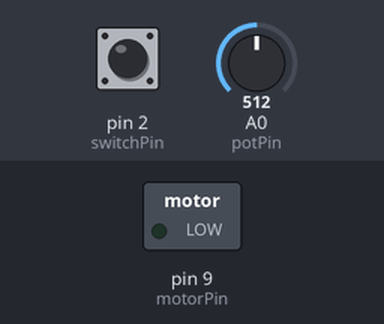
Bench run of a sketch on a simulated Arduino Uno, built with avr-gcc and run on an emulated ATmega328P. On the bench: switched loads named in the sketch (green lamp = pin HIGH). Inputs (shaded band) come from the test bench; at power-on: pin 2 (switchPin) LOW, A0 (potPin) = 512. What the sketch prints to the serial monitor is not drawn.

Above: at 1.2 s.
1.3 s: pin 2 (switchPin) pulled HIGH for 0.15 s
At 1.38 s:
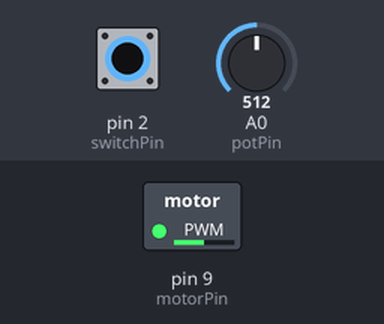
2.9 s: pin 2 (switchPin) pulled HIGH for 3.2 s
At 7.2 s:
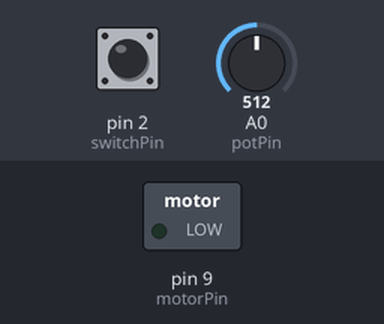
Timing chart, 0 to 8.7 s (numbered marks = the images above; inputs shaded):
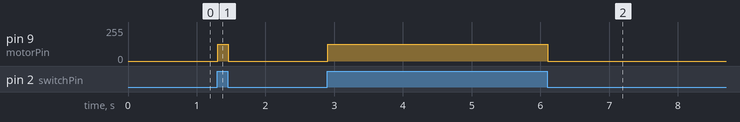

The sketch:

simpleMotor.ino
```cpp
//======================================================================
// Controller code for a simple motor application
// Daniel Luoma, 2021
//======================================================================

const int switchPin = 2;
const int motorPin = 9;
int switchState = 0;

int potVal;
int const potPin = A0;
int motorPower;


void setup() {
  Serial.begin(9600);
  pinMode(motorPin, OUTPUT);
  pinMode(switchPin, INPUT);
}

void loop() {
  switchState = digitalRead(switchPin);
  potVal = analogRead(potPin);
  Serial.println(potVal);

  motorPower = map(potVal, 0, 1023, 0, 255);

  if (switchState == HIGH) {
    analogWrite(motorPin, motorPower);
    }
  else {
    digitalWrite(motorPin, LOW);
    }
}
```

Measured:
- after the input at 1.3 s, pin 9 (motorPin): 0/255 → 127/255 at once, → 0/255 0.15 s later
- after the input at 2.9 s, pin 9 (motorPin): 0/255 → 127/255 at once, → 0/255 3.2 s later
